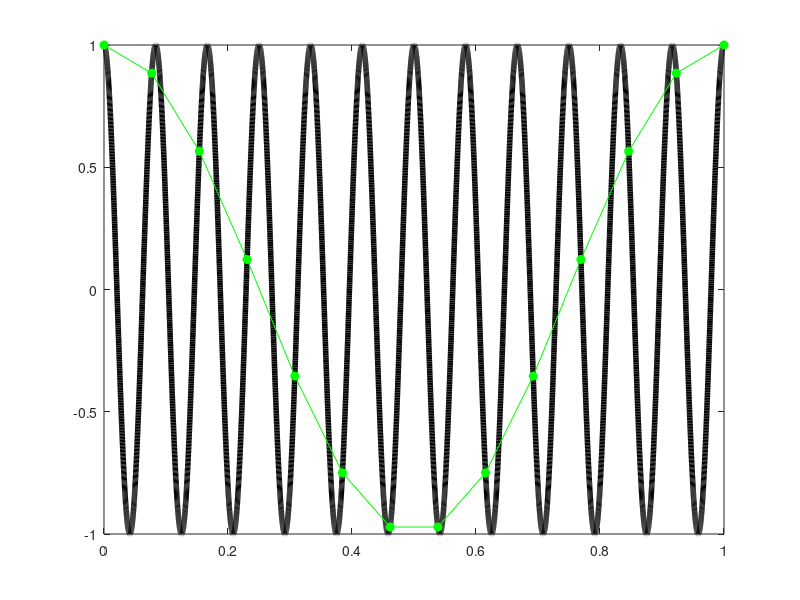

MATLAB code to generate this figure: (Note: this script raises an error after producing the figure.)
%%  MA665 - Week 4:  Analysis of rhythmic data
%   In this lab we will develop our analysis of rhythmic activity in
%   field data.  We'll focus on some practical notions of spectral
%   analysis, including the frequency resolution, Nyquist frequency,
%   and aliasing.  We'll also apply these ideas to brain data.

%%  Preliminaries.
%   Text preceded by a '%' indicates a 'comment'.  This text should appear
%   green on the screen.  I will use comments to explain what we're doing 
%   and to ask you questions.  Also, comments are useful in your own code
%   to note what you've done (so it makes sense when you return to the code
%   in the future).  It's a good habit to *always* comment your code.  I'll
%   try to set a good example, but won't always . . . 

%%  Part 1.  Using "fft" to compute the Fourier transform.
%   We'll begin by examing the built-in the MATLAB function "fft".
%   Let's start by generating some data, whose
%   power spectrum we know, or at least have a good guess for how the power
%   spectrum should behave.  First, we'll define a time axis,

t = (0.001:0.001:2);

% Q:  What type of MATLAB object is "t"?  When does time start?  When
%does time end?  What is the sampling interval (i.e., the time between
%samples)?

%   Now, let's define a new variable that represents a sinusoid,

x = sin(2*pi*t*10);

% Q:  What is the frequency of this sinusoid?

%   Then, compute the "fft" of x,

xf = fft(x);

plot(xf);  xlim([-1000 1000]);  ylim([-1000 1000])

%   The function "fft" computes the "fast Fourier transform" of the input
%   x.  In essence, this operation compares sinusoids of different
%   frequency to x, and returns large amplitudes for those sinusoids that
%   match x.

% Q:  What are the dimensions of the result?  Examine "xf".  What do
%you find?

%   We can then compute the *power* using the formula in Kramer & Eden, 
%   Chapter 3 ... let's compute the power of x, and store our answer in a
%   variable called "Sxx". 

%%%%%%%%%%%%%%%%%%%%%%%%%%%% CODE %%%%%%%%%%%%%%%%%%%%%%%%%%%%
dt = t(2)-t(1);                     %Define the sampling interval.
T  = t(end);                        %Define the total time.
Sxx = 2*dt^2/T * (xf.*conj(xf));    %Compute the power spectrum.
plot(Sxx)                           %Plot it.
%%%%%%%%%%%%%%%%%%%%%%%%%%%% CODE %%%%%%%%%%%%%%%%%%%%%%%%%%%%

% Q:  What are the dimenisons of "Sxx"?  What values do
% you observe in "Sxx"?  Does the result make sense?  NOTE:  Do not worry
% about the frequency axis, for now ...

% Q:  Vary the amplitude of the data x and re-compute the power of x.  
%What values do you observe in the power?  Does the result make sense?

%%  Part 2.  Define the frequency axis.
%   We discussed in in Kramer & Eden, Chapter 3 that the frequency axis corresponding to the
%   power spectrum ("Sxx" in Part 1) is stored in a particular way.  Remember
%   that, to define the frequency axis, we need two important quantities:
%
%   fNQ = the Nyquist frequency,
%   df  = the frequency resolution.
%
%   Our goal in this part of the lab is to define these quantities, and
%   create the appropriate frequency axis for these data.

% Q:  Define the frequency axis corresponding to the variable "Sxx"
% produced in Part 1.  Call this variable "faxis".  Plot the result of Sxx
% versus faxis.  Does the resulting plot make sense?  This plot is the POWER
% SPECTRUM.  NOTE: For this example, plot both the postive and negative
% frequencies.

%%%%%%%%%%%%%%%%%%%%%%%%%%% CODE %%%%%%%%%%%%%%%%%%%%%%%%%%%%
dt = t(2)-t(1);                     %Define the sampling interval.
T  = t(end);                        %Define the total time.
Sxx = 2*dt^2/T * (xf.*conj(xf));    %Compute the power spectrum.
df  = 1/T;                          %Define the frequency resolution.
fNQ = 1/dt/2;                       %Define the Nyquist frequency.
                                    %Now, define the frequency axis,
faxis = [(0:df:fNQ), (-fNQ+df:df:-df)];  %... here for both pos and neg freq!
plot(faxis, Sxx)                %Plot the power versus frequency.
%%%%%%%%%%%%%%%%%%%%%%%%%%% CODE %%%%%%%%%%%%%%%%%%%%%%%%%%%%

% Q: Consider a *cosine* function, instead of sine, at the same
% frequency as x.  How does the power spectrum of the *cosine* function compare
% to the power spectrum of the *sine* function?

%NOTE:  The plot of power ("Sxx") versus frequency ("faxis") has a
%bothersome issue.  Because the frequency axis is out of order (we define
%first the increasing positive frequencies, then the decreasing negative
%frequencies) our plot includes a nearly horizontal line, connecting the
%power at Nyquist frequency (at the far right of our figure) to the power
%at negative Nyquist frequency (at the far left of our figure). To modify
%this, we can simply plot *only* the non-negative components of the power
%spectrum.

% Q:  Update your code to plot only the non-negative components of
%the power spectrum.  Be careful to update your frequency axis ("faxis") to
%match your modified Sxx variable!

%%%%%%%%%%%%%%%%%%%%%%%%%%% CODE %%%%%%%%%%%%%%%%%%%%%%%%%%%%
df  = 1/T;                          %Define the frequency resolution.
fNQ = 1/dt/2;                       %Define the Nyquist frequency.
faxis = (0:df:fNQ);                 %Now, define the frequency axis,
Sxx = 2*dt^2/T * (xf.*conj(xf));    %Compute the power spectrum.
Sxx = Sxx(1:length(Sxx)/2+1);       %... and keep only power at pos freq.
plot(faxis, Sxx)                    %Plot the power versus frequency,
xlabel('Frequency (Hz)');           %... and label the axes.
ylabel('Power');
%%%%%%%%%%%%%%%%%%%%%%%%%%% CODE %%%%%%%%%%%%%%%%%%%%%%%%%%%%

%%  Part 3.  Aliasing.
%   In Parts 1 and 2 we examined a sinusoid at a fixed frequency (10 Hz).
%   Let's now use the analysis we've developed to examine sinusoids at
%   different frequenies.  To do so, we'll construct these sinusoids, and
%   then compute the power spectrum.

% Q.  Please increase the frequency of the sinusoid "x" (defined in 
% Part 1) and compute the power spectrum for this new sinusoid.  Repeat this
% procedure for sinusoids of larger and larger frequency.  Do you ever observe
% "strange effects"? If so, at what frequency does this behavior occur?
% Why does this strange behavior occur.

%%%%%%%%%%%%%%%%%%%%%%%%%%% CODE %%%%%%%%%%%%%%%%%%%%%%%%%%%%
%Create the data.
f  = 100;                           %Define the frequency of the sinusoid,
t  = (0.001:0.001:2);               %... and the time axis,
x  = cos(2*pi*t*f);                 %... and create the sinusoid.

%Define the power spectrum.
dt = t(2)-t(1);                     %We need the sampling interval,
T  = t(end);                        %... and the total time of recording.
xf = fft(x);                        %Compute the Fourier transform,
Sxx = 2*dt^2/T * (xf.*conj(xf));    %... and then the power spectrum,
Sxx = Sxx(1:length(Sxx)/2+1);       %... and keep only power at pos freq.

%Define the frequency axis.
df  = 1/T;                          %Define the frequency resolution.
fNQ = 1/dt/2;                       %Define the Nyquist frequency.
faxis = (0:df:fNQ);                 %Now, define the frequency axis,

%Plot the results.
plot(faxis, Sxx)                    %Plot the power versus frequency,
xlabel('Frequency (Hz)');           %... and label the axes.
ylabel('Power');
%%%%%%%%%%%%%%%%%%%%%%%%%%% CODE %%%%%%%%%%%%%%%%%%%%%%%%%%%%

%%  Part 4.  Aliasing (Part 2).
%   We can also illustrate the phenomenona of aliasing more directly, by
%   considering a simulation experiment.  To do so, let's first define a
%   "true signal" which we'll sample at a very high rate.

fs = 12;                    %The "true signal" frequency.
Fs = 10000;                 %... we'll create the true signal high temporal resolution.
t = (0:1/Fs:1);          
x = cos(2.0*pi*t*fs);

%   Now, let's plot "samples" of this true signal using different sampling
%   frequency f0.

f0 = 13;
plot(t,x, 'k', 'LineWidth', 4)
hold on
plot(t(1:Fs/f0:end), x(1:Fs/f0:end), '-go', 'MarkerFaceColor', 'g')
hold off

% Q: Adjust the sampling frequency f0.  How does the sampled signal
% compare to the true signal as f0 is decreased?


%%  Part 5.  Compute the power spectrum of data.
%   In the last section of this lab, we'll load in example data, and apply
%   the methods we've developed above to compute the power spectrum.  Let's
%   start by downloading a data set from the course website,
%
%   https://github.com/Mark-Kramer/Case-Studies-Kramer-Eden/blob/master/Chapter3/Ch3-EEG-2.mat
%
%   Please load these data into MATLAB, compute the power spectrum, and
%   plot it.  Remember, when plotting the power spectrum, to label your
%   axes appropriately.  Below you'll find code to complete each step of
%   this process. Be sure you understand what's happening in each part!

%%%%%%%%%%%%%%%%%%%%%%%%%%% CODE %%%%%%%%%%%%%%%%%%%%%%%%%%%%
load('Ch3-EEG-2')
%%%%%%%%%%%%%%%%%%%%%%%%%%% CODE %%%%%%%%%%%%%%%%%%%%%%%%%%%%


%   i)  Define two important quantities from the data: the sampling
%   interval (dt) and the total duration of the recording (T).  Use these
%   quantities to define the Nyquist frequency and the frequency
%   resolution.

%%%%%%%%%%%%%%%%%%%%%%%%%%% CODE %%%%%%%%%%%%%%%%%%%%%%%%%%%%
dt = t(2)-t(1);                     %Define the sampling interval,
T  = t(end);                        %Define the total time of recording.
df  = 1/T;                          %Define the frequency resolution.
fNQ = 1/dt/2;                       %Define the Nyquist frequency.
faxis = (0:df:fNQ);                 %Define the frequency axis.
%%%%%%%%%%%%%%%%%%%%%%%%%%% CODE %%%%%%%%%%%%%%%%%%%%%%%%%%%%

%   ii)  Compute the power spectrum of the data?

%%%%%%%%%%%%%%%%%%%%%%%%%%% CODE %%%%%%%%%%%%%%%%%%%%%%%%%%%%

x  = EEG;                                   %For convenience, call the data "x".
xf = fft(x);                                %Compute fft of rect. taper data.
Sxx = 2*dt^2/T*(xf.*conj(xf));              %Compute power of rect. taper data.
Sxx = Sxx(1:length(Sxx)/2+1);               %Keep pos. freqs.
%%%%%%%%%%%%%%%%%%%%%%%%%%% CODE %%%%%%%%%%%%%%%%%%%%%%%%%%%%

%   iii)  Plot the power spectrum.  Will you plot the power in decibels, or
%   not?

%%%%%%%%%%%%%%%%%%%%%%%%%%% CODE %%%%%%%%%%%%%%%%%%%%%%%%%%%%

figure

%Plot the power spectrum on a linear scale.
plot(faxis, Sxx)
xlabel('Freq [Hz]')
ylabel('Power')

%%%%%%%%%%%%%%%%%%%%%%%%%%% CODE %%%%%%%%%%%%%%%%%%%%%%%%%%%%

%   iv)  Interpret the results.  What rhythms are present in your data?  Do
%   these rhythms match you visual inspection, or intution for these data?